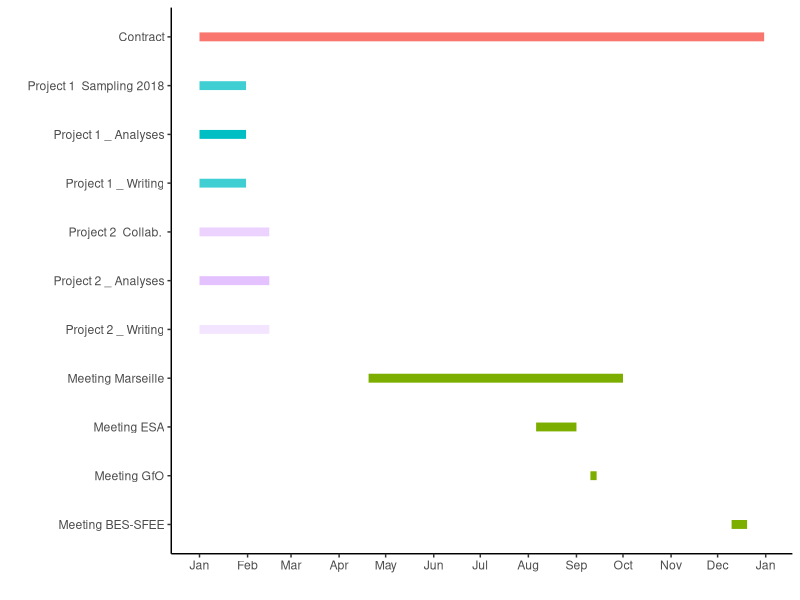
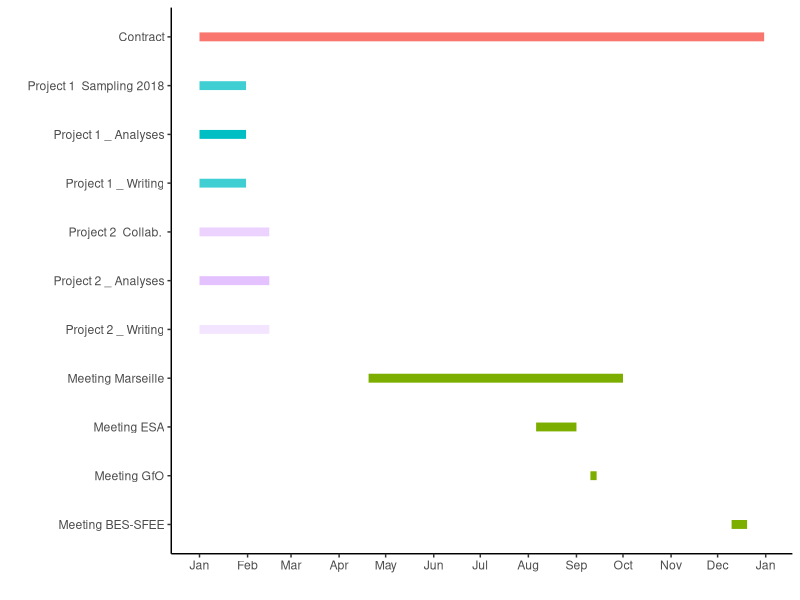

Recreate these plots in R, in order.
## ---- chunk 1
#### Packages ####
libs <- c(
  'dplyr',   # data 
  'ggplot2' # plot
)

invisible(lapply(libs, library, character.only = T))

#### Data ####
planning <- read.csv('Planning.csv')
planning$Start = planning$Start %>% as.Date(.,"%d/%m") 
planning$Stop = planning$Stop %>% as.Date(.,"%d/%m")
planning$name = paste(planning$Project, planning$Task)
planning$uni = paste(planning$Project, planning$Task) %>% factor(levels = planning$name)

df = planning %>% select(-Stop)
df.1 = planning %>% select(Project, Task, Start = Stop, Progress, name, uni)
df = bind_rows(df, df.1)
#### Plot ####
p = 
  ggplot(data = df, aes(x = uni, y = Start, color = Project, alpha = Progress)) + 
  geom_line(size = 3) +
  scale_alpha(range = c(.2,1)) + 
  scale_x_discrete(limits = rev(levels(df$uni))) +
  scale_y_date(date_breaks = "1 month", date_labels = "%b") +
  labs(x = '', y = '') + 
  theme_classic() +
  theme(legend.position = 'none') +
  coord_flip()

ggsave(p, filename = 'planning.png', width = 25, height = 15, units = 'cm')

p
